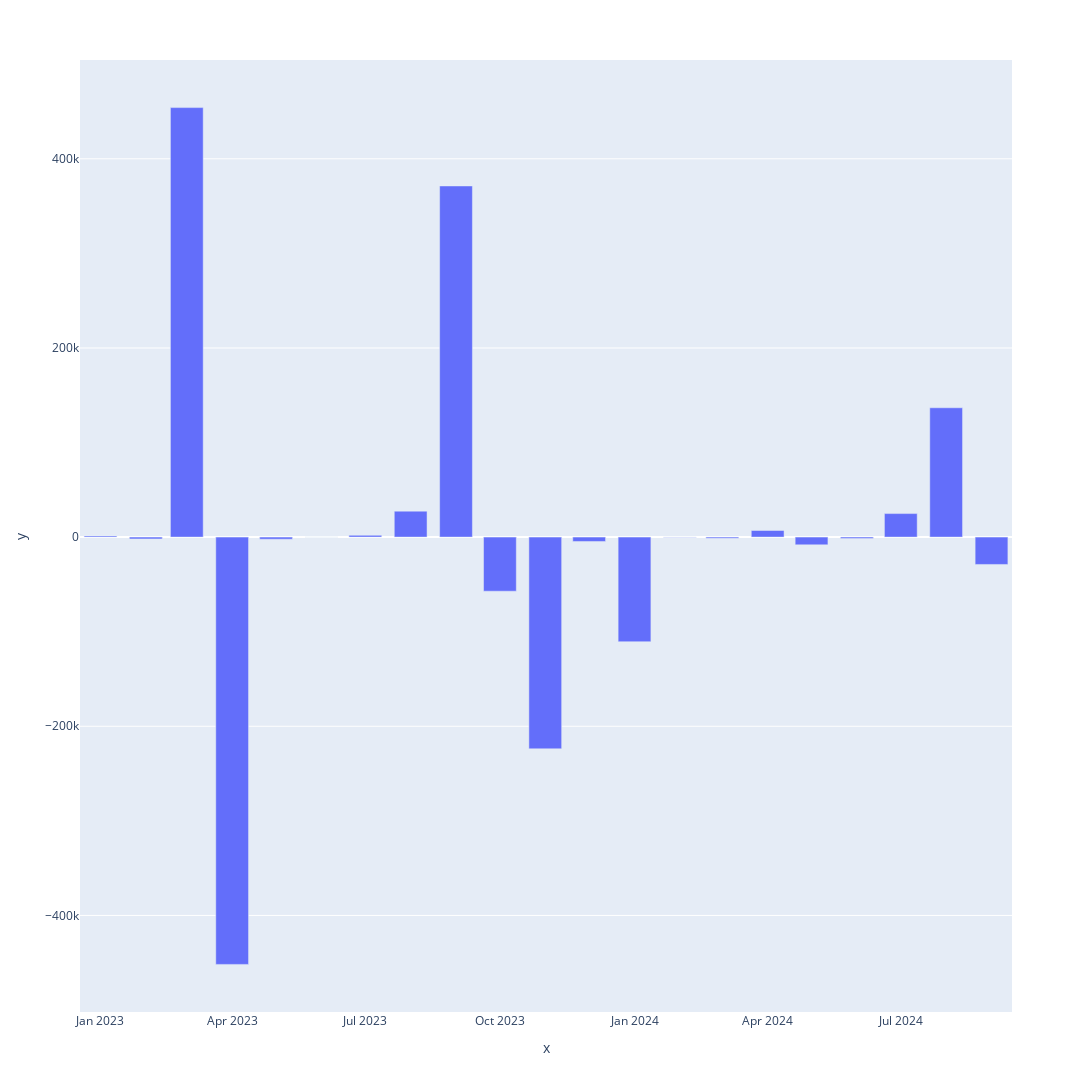

The cell this chart's notebook holds for it:
### Code cell
import plotly.express as px
fig = px.bar(x=mes,y=mov_mes, width=1200, height=1200)
fig.show()

### Figure 1 — Plotly figure (JSON) as saved in the notebook; plotly's stock layout.template omitted (floating-point values rounded to 4 significant figures)
{"data": [{"alignmentgroup": "True", "hovertemplate": "x=%{x}<br>y=%{y}<extra></extra>", "legendgroup": "", "marker": {"color": "#636efa", "pattern": {"shape": ""}}, "name": "", "offsetgroup": "", "orientation": "v", "showlegend": false, "textposition": "auto", "type": "bar", "x": ["2023-01", "2023-02", "2023-03", "2023-04", "2023-05", "2023-06", "2023-07", "2023-08", "2023-09", "2023-10", "2023-11", "2023-12", "2024-01", "2024-02", "2024-03", "2024-04", "2024-05", "2024-06", "2024-07", "2024-08", "2024-09"], "xaxis": "x", "y": [1244.0, -1886.0, 454100.0, -451800.0, -2220.0, 5.65, 1885.0, 27480.0, 371300.0, -57170.0, -223800.0, -4582.0, -110600.0, -128.8, -1208.0, 7024.0, -8191.0, -1494.0, 24890.0, 136800.0, -28890.0], "yaxis": "y"}], "layout": {"barmode": "relative", "height": 1200, "legend": {"tracegroupgap": 0}, "margin": {"t": 60}, "width": 1200, "xaxis": {"anchor": "y", "autorange": true, "domain": [0, 1], "range": ["2022-12-18", "2024-09-15"], "title": {"text": "x"}, "type": "date"}, "yaxis": {"anchor": "x", "autorange": true, "domain": [0, 1], "range": [-502100.0, 504500.0], "title": {"text": "y"}, "type": "linear"}}}
